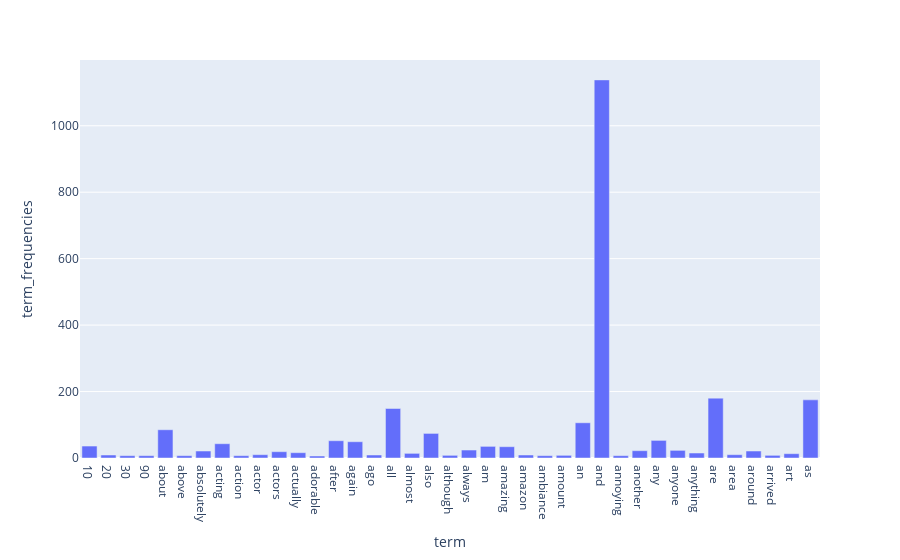

Here is the notebook cell this chart was saved with:
### Code cell
# Exercise 14
df_14 = df[df['term_frequencies'] > 5]
fig = px.bar(df_14, x='term', y='term_frequencies')
fig.show()

### Figure 1 — Plotly figure (JSON) as saved in the notebook; plotly's stock layout.template omitted (floating-point values rounded to 4 significant figures)
{"data": [{"alignmentgroup": "True", "hovertemplate": "term=%{x}<br>term_frequencies=%{y}<extra></extra>", "legendgroup": "", "marker": {"color": "#636efa", "pattern": {"shape": ""}}, "name": "", "offsetgroup": "", "orientation": "v", "showlegend": false, "textposition": "auto", "type": "bar", "x": ["10", "20", "30", "90", "about", "above", "absolutely", "acting", "action", "actor", "actors", "actually", "adorable", "after", "again", "ago", "all", "almost", "also", "although", "always", "am", "amazing", "amazon", "ambiance", "amount", "an", "and", "annoying", "another", "any", "anyone", "anything", "are", "area", "around", "arrived", "art", "as"], "xaxis": "x", "y": [36, 9, 7, 7, 85, 7, 21, 43, 7, 10, 19, 16, 6, 52, 49, 9, 149, 14, 74, 8, 24, 35, 34, 9, 7, 8, 106, 1138, 7, 22, 53, 23, 15, 180, 10, 21, 8, 13, 175], "yaxis": "y"}], "layout": {"barmode": "relative", "legend": {"tracegroupgap": 0}, "margin": {"t": 60}, "xaxis": {"anchor": "y", "domain": [0, 1], "title": {"text": "term"}}, "yaxis": {"anchor": "x", "domain": [0, 1], "title": {"text": "term_frequencies"}}}}
